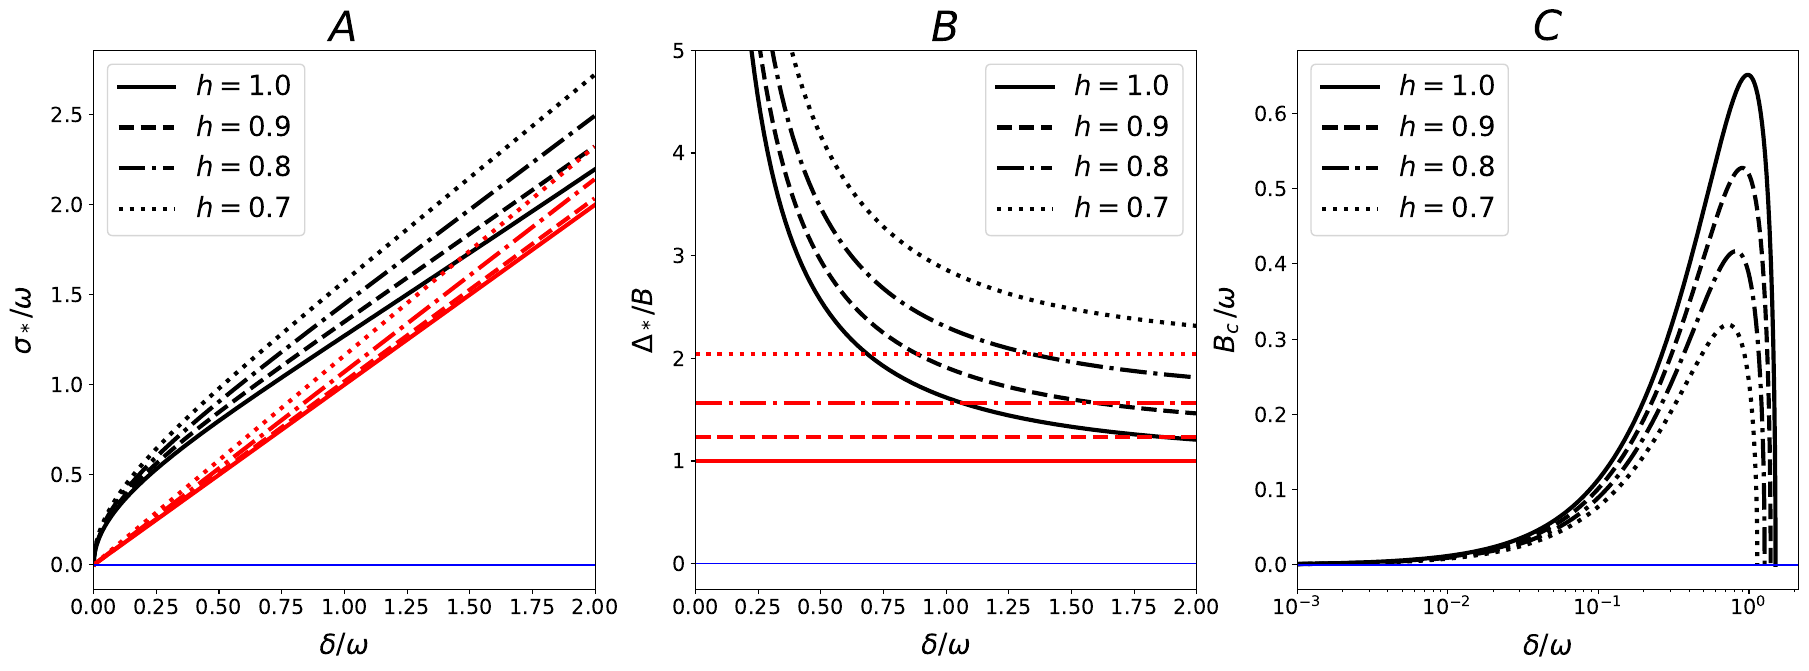

Here is the Python script that generated this plot:
# 23/11/02 #



#################### Library ####################



import math
import matplotlib.pyplot as plt
import scipy.optimize as sci



#################### Form ####################



PAD = 10
TIC = 15
LAB = 20
TIT = 30



sep = ''



#################### Main ####################



fig = plt.figure()



plt.subplot(1, 3, 1)



def stationary_sigma_equation(sigma, *par):


	h, mu = par


	arg = h**2*sigma/math.sqrt(1+sigma**2) + (1-h**2)*sigma


	return arg**2 + mu**2 - sigma**2



h_lis = [0.7, 0.8, 0.9, 1.0]
h_lis = [1.0, 0.9, 0.8, 0.7]



mu_inf = 0
mu_sup = 2
mu_div = pow(10, 3)



mu_lis = [(mu_sup-mu_inf)/mu_div*i + mu_inf for i in range(mu_div)]



lin = ['dotted', 'dashdot', 'dashed', 'solid']
lin = ['solid', 'dashed', 'dashdot', 'dotted']



for i in range(len(h_lis)):


	h = h_lis[i]


	sta_sigma = []


	for j in range(len(mu_lis)):


		mu = mu_lis[j]


		sta_sigma.append(sci.fsolve(stationary_sigma_equation, x0=1, args=(h, mu)))


	lab = sep.join(('$h=', str(h), '$'))


	plt.plot(mu_lis, sta_sigma, color='black', label=lab, linestyle=lin[i], marker='o', linewidth=3, markersize=0)


	asy = 1/math.sqrt(1-(1-h**2)**2)


	asy_lis = [asy*mu for mu in mu_lis]


	plt.plot(mu_lis, asy_lis, color='red', linestyle=lin[i], marker='o', linewidth=3, markersize=0)



plt.plot([mu_inf, mu_sup], [0, 0], color='blue', linestyle='solid', marker='o', linewidth=1, markersize=0)



plt.xlim([mu_inf, mu_sup])
#plt.ylim()
#plt.xscale('log')
#plt.yscale('log')
plt.xlabel('$\delta/\omega$', size=LAB, labelpad=PAD)
plt.ylabel('$\sigma_*/\omega}$', rotation=90, size=LAB, labelpad=PAD)
plt.title('$A$', size=TIT)
plt.legend(loc='best', fontsize=LAB)
#plt.legend(shadow=False, frameon=False, prop={'size': LAB})
plt.xticks(size=TIC)
plt.yticks(size=TIC)



plt.subplot(1, 3, 2)



def stationary_lag(sigma, h):


	arg = 1 + 1/sigma**2


	return arg/h**2



mu_lis = [(mu_sup-mu_inf)/mu_div*i + mu_inf for i in range(1, mu_div)]



for i in range(len(h_lis)):


	h = h_lis[i]


	sta_lag = []


	for j in range(len(mu_lis)):


		mu = mu_lis[j]


		sta_sigma = sci.fsolve(stationary_sigma_equation, x0=1, args=(h, mu))
		sta_lag.append(stationary_lag(sta_sigma, h))


	lab = sep.join(('$h=', str(h), '$'))


	plt.plot(mu_lis, sta_lag, color='black', label=lab, linestyle=lin[i], marker='o', linewidth=3, markersize=0)


	asy = 1/h**2


	plt.plot([mu_inf, mu_sup], [asy, asy], color='red', linestyle=lin[i], marker='o', linewidth=3, markersize=0)


plt.plot([mu_inf, mu_sup], [0, 0], color='blue', linestyle='solid', marker='o', linewidth=1, markersize=0)



y_inf = -0.25
y_sup = 5



plt.xlim([mu_inf, mu_sup])
plt.ylim([y_inf, y_sup])
#plt.xscale('log')
#plt.yscale('log')
plt.xlabel('$\delta/\omega$', size=LAB, labelpad=PAD)
plt.ylabel('$\Delta_*/B$', rotation=90, size=LAB, labelpad=PAD)
plt.title('$B$', size=TIT)
plt.legend(loc='best', fontsize=LAB)
#plt.legend(shadow=False, frameon=False, prop={'size': LAB})
plt.xticks(size=TIC)
plt.yticks(size=TIC)



plt.subplot(1, 3, 3)



def critical_B(sigma, Wmax, h):


	arg = Wmax/math.sqrt(sigma*sigma+1)


	return h**2*sigma**2/math.sqrt(sigma**2+1)*math.sqrt(2*math.log(arg))



Wmax = 2.0



mu_inf = pow(10, -3)
mu_inc = pow(10, -3)



for i in range(len(h_lis)):


	h = h_lis[i]


	mu_lis = []
	sta_sigma_lis = []


	mu = mu_inf
	sta_sigma = sci.fsolve(stationary_sigma_equation, x0=1, args=(h, mu_inf))


	while sta_sigma < math.sqrt(Wmax*Wmax-1):


		mu_lis.append(mu)
		sta_sigma_lis.append(sta_sigma)


		mu += mu_inc
		sta_sigma = sci.fsolve(stationary_sigma_equation, x0=1, args=(h, mu))


	Bc = [critical_B(sta_sigma, Wmax, h) for sta_sigma in sta_sigma_lis]


	Bc[-1] = 0


	lab = sep.join(('$h=', str(h), '$'))


	plt.plot(mu_lis, Bc, color='black', label=lab, linestyle=lin[i], marker='o', linewidth=3, markersize=0)



gap = 1.0



plt.plot([mu_inf, mu_lis[-1]+gap], [0, 0], color='blue', linestyle='solid', marker='o', linewidth=1, markersize=0)



plt.xlim([mu_inf, mu_lis[-1]+gap])
#plt.ylim()
plt.xscale('log')
#plt.yscale('log')
plt.xlabel('$\delta/\omega$', size=LAB, labelpad=PAD)
plt.ylabel('$B_c\,/\omega$', rotation=90, size=LAB, labelpad=PAD)
plt.title('$C$', size=TIT)
plt.legend(loc='best', fontsize=LAB)
#plt.legend(shadow=False, frameon=False, prop={'size': LAB})
plt.xticks(size=TIC)
plt.yticks(size=TIC)



fig.set_size_inches(22, 7, forward=True)
fig.savefig('figure-2.pdf', bbox_inches='tight')




#################### Bottom ####################
